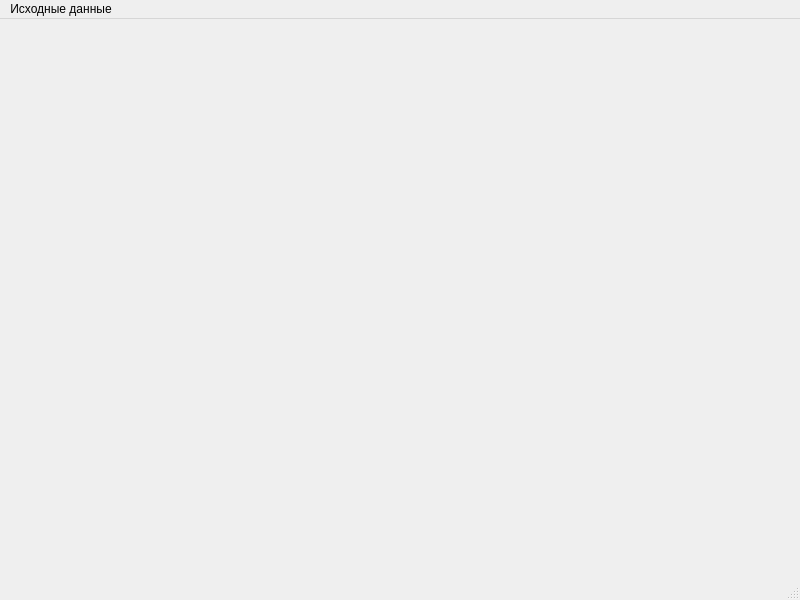
<?xml version="1.0" encoding="UTF-8"?>
<ui version="4.0">
 <class>MainWindow</class>
 <widget class="QMainWindow" name="MainWindow">
  <property name="geometry">
   <rect>
    <x>0</x>
    <y>0</y>
    <width>800</width>
    <height>600</height>
   </rect>
  </property>
  <property name="sizePolicy">
   <sizepolicy hsizetype="Preferred" vsizetype="Preferred">
    <horstretch>0</horstretch>
    <verstretch>0</verstretch>
   </sizepolicy>
  </property>
  <property name="windowTitle">
   <string>Offline 2DSP</string>
  </property>
  <widget class="QWidget" name="centralwidget"/>
  <widget class="QStatusBar" name="statusbar"/>
  <widget class="QMenuBar" name="menubar">
   <property name="geometry">
    <rect>
     <x>0</x>
     <y>0</y>
     <width>800</width>
     <height>22</height>
    </rect>
   </property>
   <widget class="QMenu" name="menu">
    <property name="title">
     <string>Исходные данные</string>
    </property>
    <addaction name="productsaction"/>
    <addaction name="sheetaction"/>
   </widget>
   <addaction name="menu"/>
  </widget>
  <action name="productsaction">
   <property name="text">
    <string>Изделия</string>
   </property>
   <property name="shortcut">
    <string>Ctrl+Alt+P</string>
   </property>
  </action>
  <action name="sheetaction">
   <property name="text">
    <string>Лист-заготовка</string>
   </property>
   <property name="shortcut">
    <string>Ctrl+Alt+S</string>
   </property>
  </action>
 </widget>
 <resources/>
 <connections/>
</ui>
